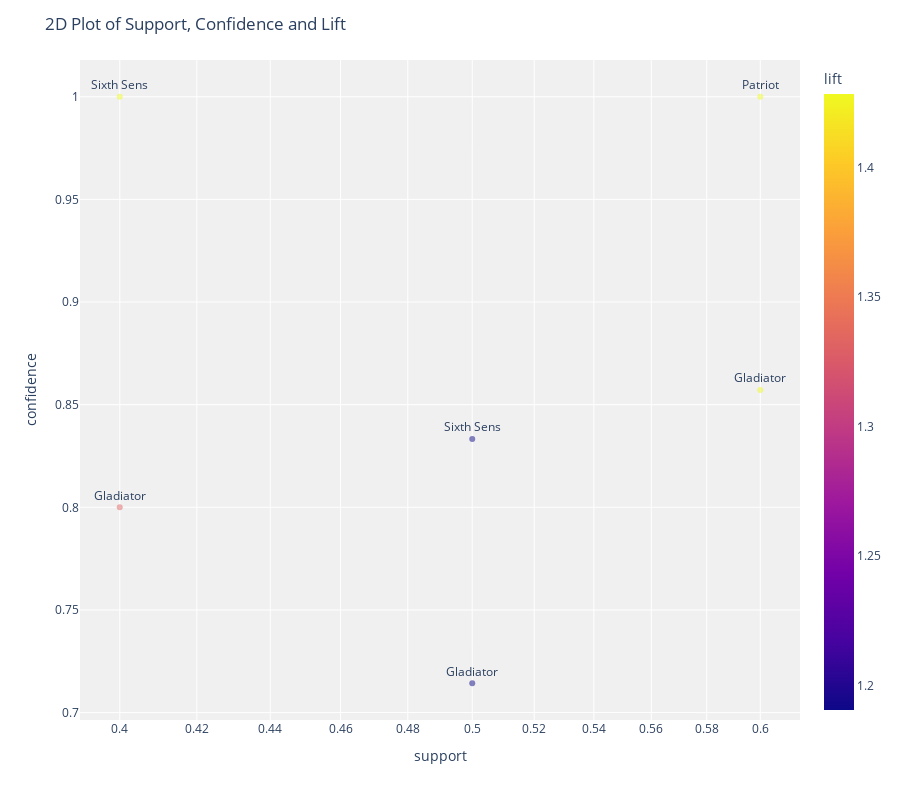

Notebook cell for this chart:
### Code cell
plot_model(Antescedants, plot='2d')

### Figure 1 — Plotly figure (JSON) as saved in the notebook; plotly's stock layout.template omitted (floating-point values rounded to 4 significant figures)
{"data": [{"customdata": [["Gladiator", "Sixth Sense"], ["Sixth Sense", "Gladiator"], ["Gladiator", "Patriot"], ["Patriot", "Gladiator"], ["Sixth Sense", "Gladiator"], ["Gladiator", "Patriot"]], "hovertemplate": "support=%{x}<br>confidence=%{y}<br>antecedents_short=%{text}<br>antecedents=%{customdata[0]}<br>consequents=%{customdata[1]}<br>lift=%{marker.color}<extra></extra>", "legendgroup": "", "marker": {"color": [1.19, 1.19, 1.429, 1.429, 1.429, 1.333], "coloraxis": "coloraxis", "opacity": 0.5, "symbol": "circle"}, "mode": "markers+text", "name": "", "orientation": "v", "showlegend": false, "text": ["Gladiator", "Sixth Sens", "Gladiator", "Patriot", "Sixth Sens", "Gladiator"], "textposition": "top center", "type": "scatter", "x": [0.5, 0.5, 0.6, 0.6, 0.4, 0.4], "xaxis": "x", "y": [0.7143, 0.8333, 0.8571, 1, 1, 0.8], "yaxis": "y"}], "layout": {"coloraxis": {"colorbar": {"title": {"text": "lift"}}, "colorscale": [[0, "#0d0887"], [0.1111, "#46039f"], [0.2222, "#7201a8"], [0.3333, "#9c179e"], [0.4444, "#bd3786"], [0.5556, "#d8576b"], [0.6667, "#ed7953"], [0.7778, "#fb9f3a"], [0.8889, "#fdca26"], [1, "#f0f921"]]}, "height": 800, "legend": {"tracegroupgap": 0}, "margin": {"t": 60}, "plot_bgcolor": "rgb(240,240,240)", "title": {"text": "2D Plot of Support, Confidence and Lift"}, "xaxis": {"anchor": "y", "domain": [0, 1], "title": {"text": "support"}, "type": "log"}, "yaxis": {"anchor": "x", "domain": [0, 1], "title": {"text": "confidence"}}}}
